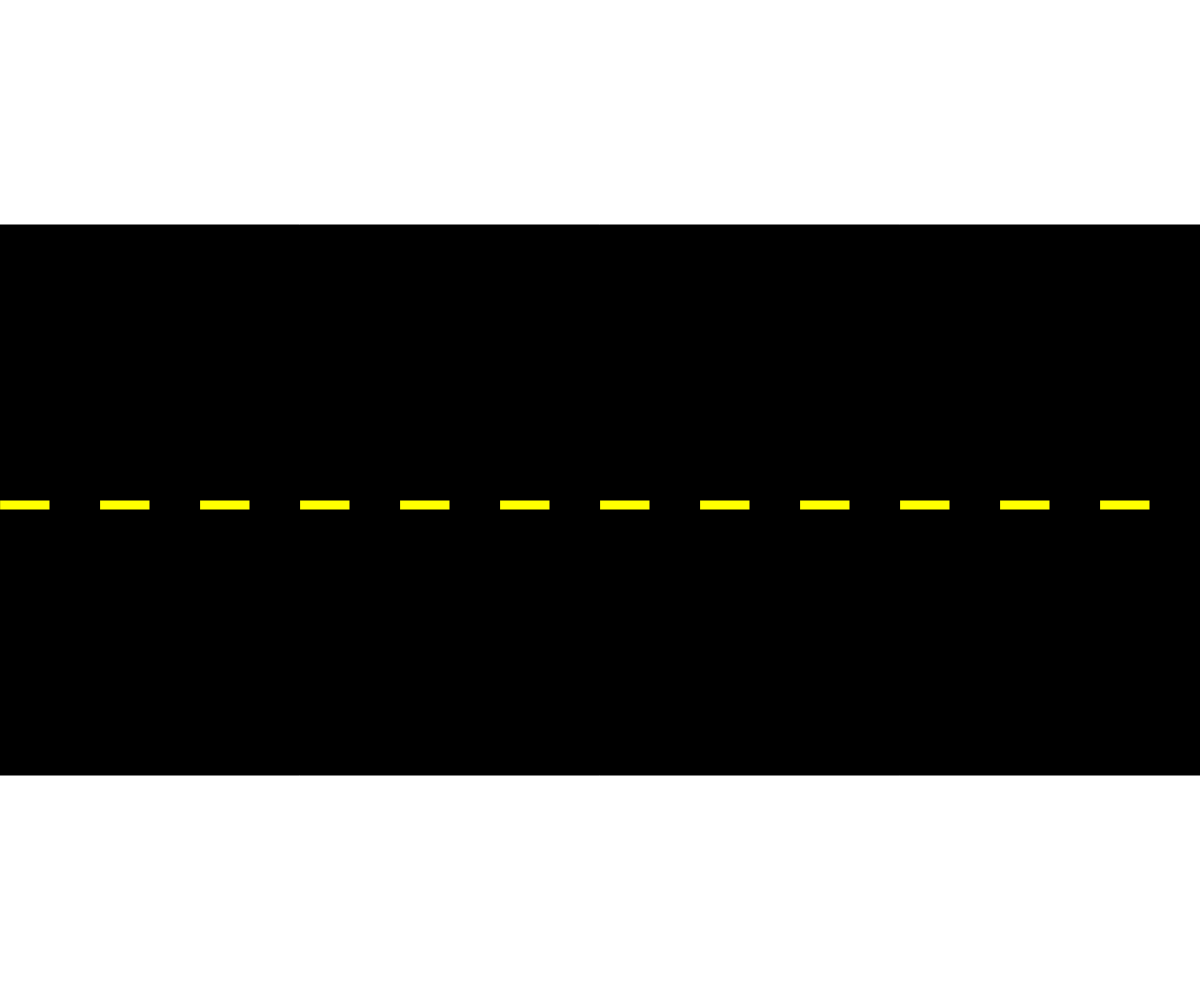
Frame 1 (no input)
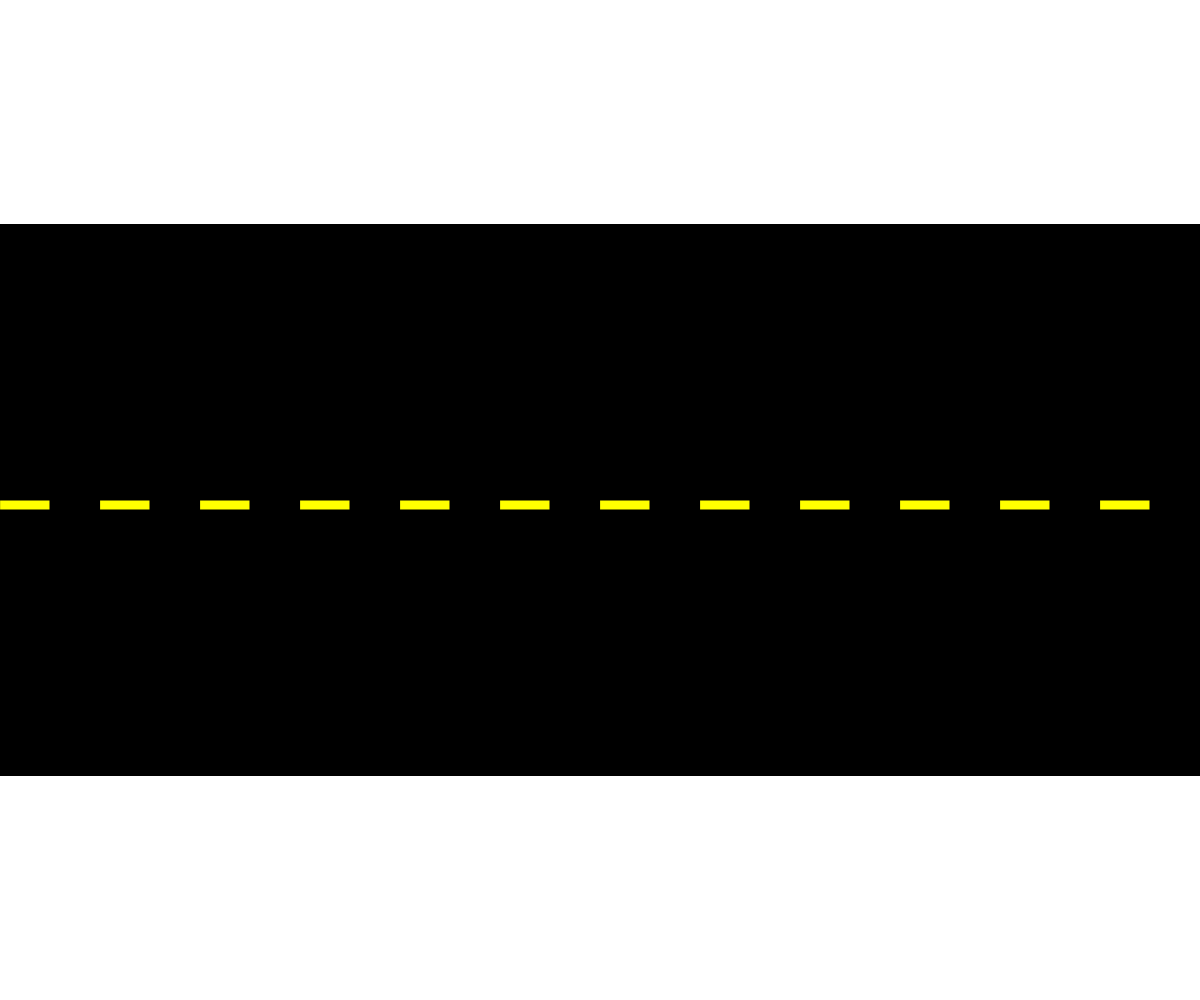
Frame 60 (no input)
Frame 120 (the mouse pressed at the canvas centre since frame 60): identical to frame 60, image omitted

The p5.js sketch that drew these frames (run headless with seeded random() and noise() and a simulated clock; from frame 60 on, the mouse is pressed at the canvas centre):

// p5.js sketch
// ── sketch.js
// Cars 4
// Matiachuk, Skyler
// Date
//
//
//Global Variables
let eastbound=[];
let westbound=[];

function setup() {
  createCanvas(windowWidth, windowHeight);
  
}

function draw() {
  road();
  for(let i=0;i<eastbound.length;i++){
  eastbound[i].action();
  }
}

function mouseClicked(){

    eastbound.push(new Vehicle(mouseX,mouseY,1,2));
}

class Vehicle{
  constructor(x,y,dir,s){
    this.x=x;
    this.y=y;
    this.dir=dir;
    this.s=s;
    this.c=color(random(255),random(255),random(255));
    this.type=int(random(2));
  }
  action(){
    //Calls other functions like move, speedUp, etc...
    this.display();
    this.move();
  }
  display(){
    if(this.type===0){  //0-car
        this.drawCar();
    }
    else if(this.type===1){ //1-truck
      this.drawTruck();
    }
  }
  move(){
    this.s+=random(this.s,5);
    this.x+=this.s//+=random(5,15); //
  }
  drawCar(){
    fill(this.c);
    rect(this.x,this.y,100,40);
  }
  drawTruck(){
    fill(this.c);
    ellipse(this.x,this.y,100,40);
  }
}

function road(){
  fill(0,0,0);
  rect(0,height/4*0.9,width,550);
  fill(255,255,0);
  for(let roadLine=0;roadLine<windowWidth;roadLine+=100){
    rect(roadLine,height/2,50,10);
    
  }
  
  
}
